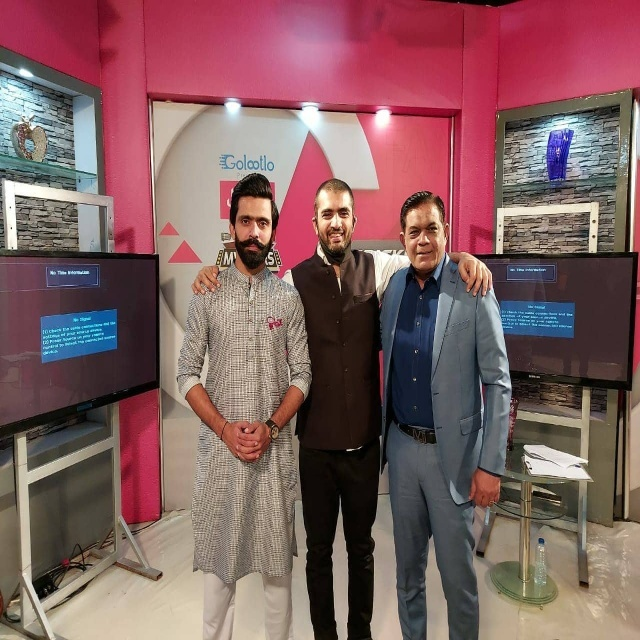
#> input picture cocoEyeDataset/images/Train/Imaagesss_106.jpg, 640 x 640 px; its folder holds only this picture in this run
$ python ren.py
#> lines starting #> are read from the running program, lines starting #| are printed output that depends on the picture
import os
import cv2
arr = os.listdir("images/")
for aa in arr:
    # print(aa)
    brr = os.listdir("images/"+aa)
    for bb in brr:
        # print(bb)
        img = cv2.imread("images/"+aa+'/'+bb)
#> img is the input picture: shape (640, 640, 3); mean B, G, R 96.1, 94.9, 129.7
        ress = cv2.resize(img,(160,160))
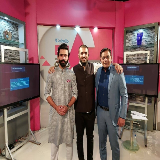
#> ress: shape (160, 160, 3); mean B, G, R 96.2, 95, 129.9
        cv2.imwrite("images/"+aa+'/'+bb,ress)
